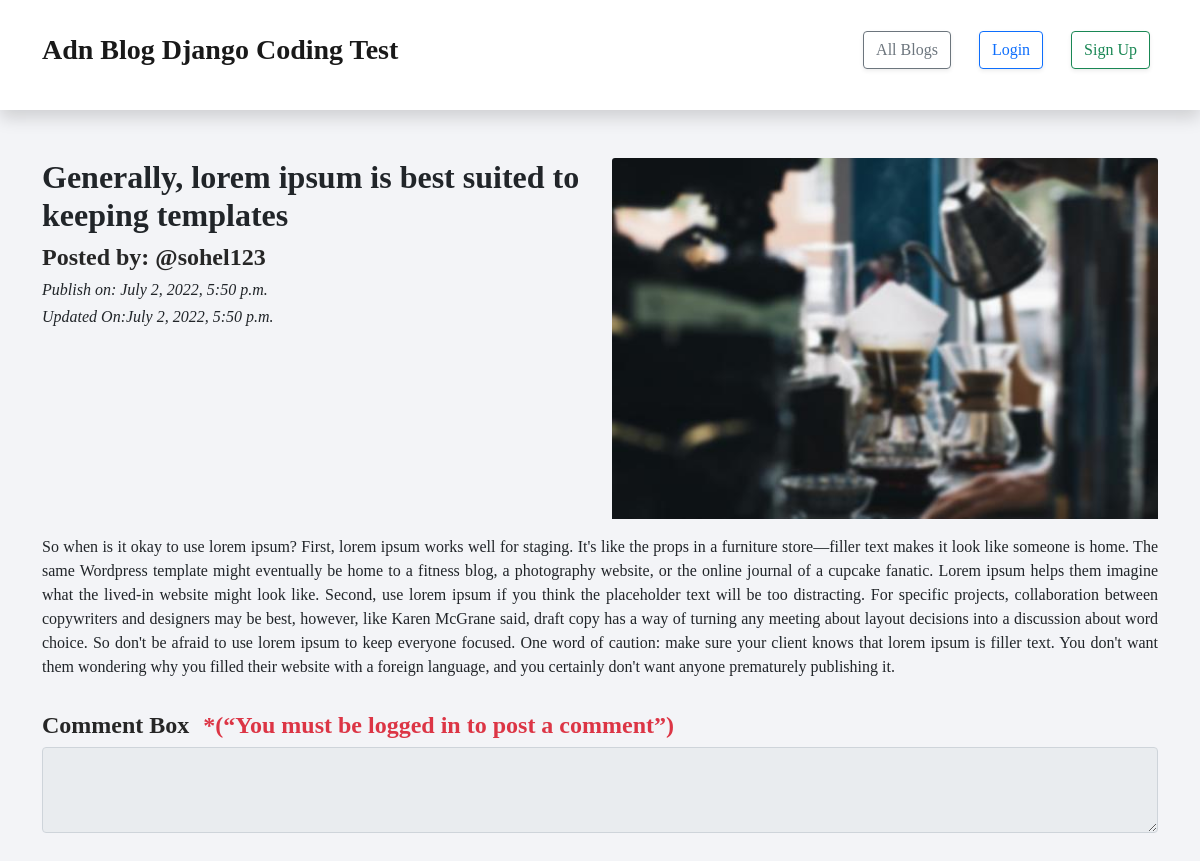
Page /post/Generally,_lorem_ipsum_is_best_suited_to_keeping_templates_5a80022e-26c6-44c8-8f02-ac2388ebb98e/ on the committed database.
### blogapp/models.py (models this page shows, shortened)
class Post(models.Model):
    author = models.ForeignKey(User, on_delete=models.CASCADE, related_name='post_author', )
    title = models.CharField(max_length=255, )
    description = models.TextField()
    image = models.ImageField(upload_to='blog_img', )
    slug = models.SlugField(max_length=500, unique=True, )
    publish_date = models.DateTimeField(auto_now_add=True, )
    update_date = models.DateTimeField(auto_now=True, )

### blogapp/views.py (the view)
# urls.py: path('post/<str:slug>/', post_details, name='post_details'),
def post_details(request, slug):
    post = Post.objects.get(slug=slug)
    flag = False
    if post.author == request.user:
        flag = True
    if request.method == 'POST':
        comment_form = CommentForm(data=request.POST)
        if comment_form.is_valid():
            comment_obj = comment_form.save(commit=False)
            comment_obj.post = post
            comment_obj.user = request.user
            comment_obj.save()
            messages.success(request, 'Successfully comment on post !')
            return redirect('post_details', slug=slug)
    else:
        comment_form = CommentForm()
    return render(request, 'blog/post_details.html', {
        'post':post,
        'comment_form':comment_form,
        'flag':flag,
    })

### blogapp/froms.py
class CommentForm(forms.ModelForm):
    body = forms.CharField(required=True, label="", widget=forms.Textarea(attrs={
        'placeholder': '',
        'class': 'form-control shadow-sm',
        'rows':4
    }))
    class Meta:
        model = Comment
        fields = ('body', )

### templates/blog/post_details.html (shortened to what this page needs)
{% extends 'base.html' %}
{% load crispy_forms_tags %}
{% block content %}
<div class="row">
    <div class="col-sm-6">
        <h2>{{post.title}}</h2>
        <h4>Posted by: @{{post.author}}</h4>
        <i>
            <h6> Publish on: {{post.publish_date}}</h6>
        </i>
        <i>
            <h6>Updated On:{{post.update_date}}</h6>
        </i>
    </div>
    <div class="col-sm-6">
        <div class="card img-card card-block">
            <img src="{{post.image.url}}" alt="" class="card-img-top">
        </div>
    </div>
    <div class="description mt-3">
        <p class="" align="justify">
            {{post.description}}
        </p>
    </div>
    <div class="comment-section mt-3">
        {% if user.is_authenticated %}
        <h4>Comment Box</h4>
        <form action="" method="POST">
            {% csrf_token %}
            {{comment_form|crispy}}
            <button type="submit" class="btn btn-md btn-primary shadow mt-3 w-25 float-end">Submit</button>
        </form>
        {% else %}
        <h4>Comment Box <span class="ms-2 text-danger">*(“You must be logged in to post a comment”)</span></h4>
        <textarea class="form-control" disabled rows="3"></textarea>
        {% endif %}
    </div>
</div>
{% endblock %}

### static/css/style.css (style rules this page uses)
body { background-color: #f3f4f7; font-family: 'Times New Roman', Times, serif; }
.card-img-top { flex: 1; object-fit: contain; }
.img-card { border: none; }
h2 { font-weight: 700; }
h3, h4 { font-weight: 700; color: #262626; }

### rows in the picture
Post: title "Generally, lorem ipsum is best suited to keeping templates", author "sohel123", publish_date "July 2, 2022, 5:50 p.m.", update_date "July 2, 2022, 5:50 p.m.", image (picture), description "So when is it okay to use lorem ipsum? First, lorem ipsum works well for staging. It's like the props in a furniture store—filler text makes it look like someone is home. The same Wordpress template might eventually be home to a fitness blog, a photography website, or the online journal of a cupcake fanatic. Lorem ipsum helps them imagine what the lived-in website might look like. Second, use lorem ipsum if you think the placeholder text will be too distracting. For specific projects, collaboration between copywriters and designers may be best, however, like Karen McGrane said, draft copy has a way of turning any meeting about layout decisions into a discussion about word choice. So don't…"
